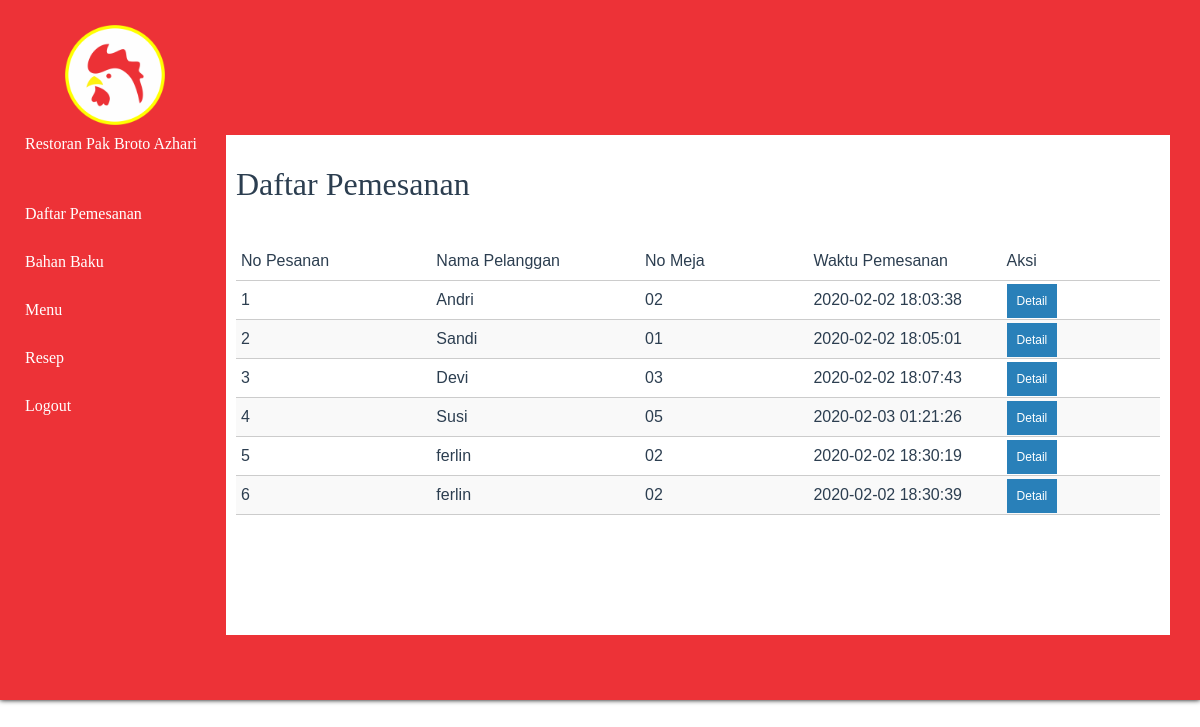
Page /modul_pemesanan/daftar-pesanan.php on the earlier database version.
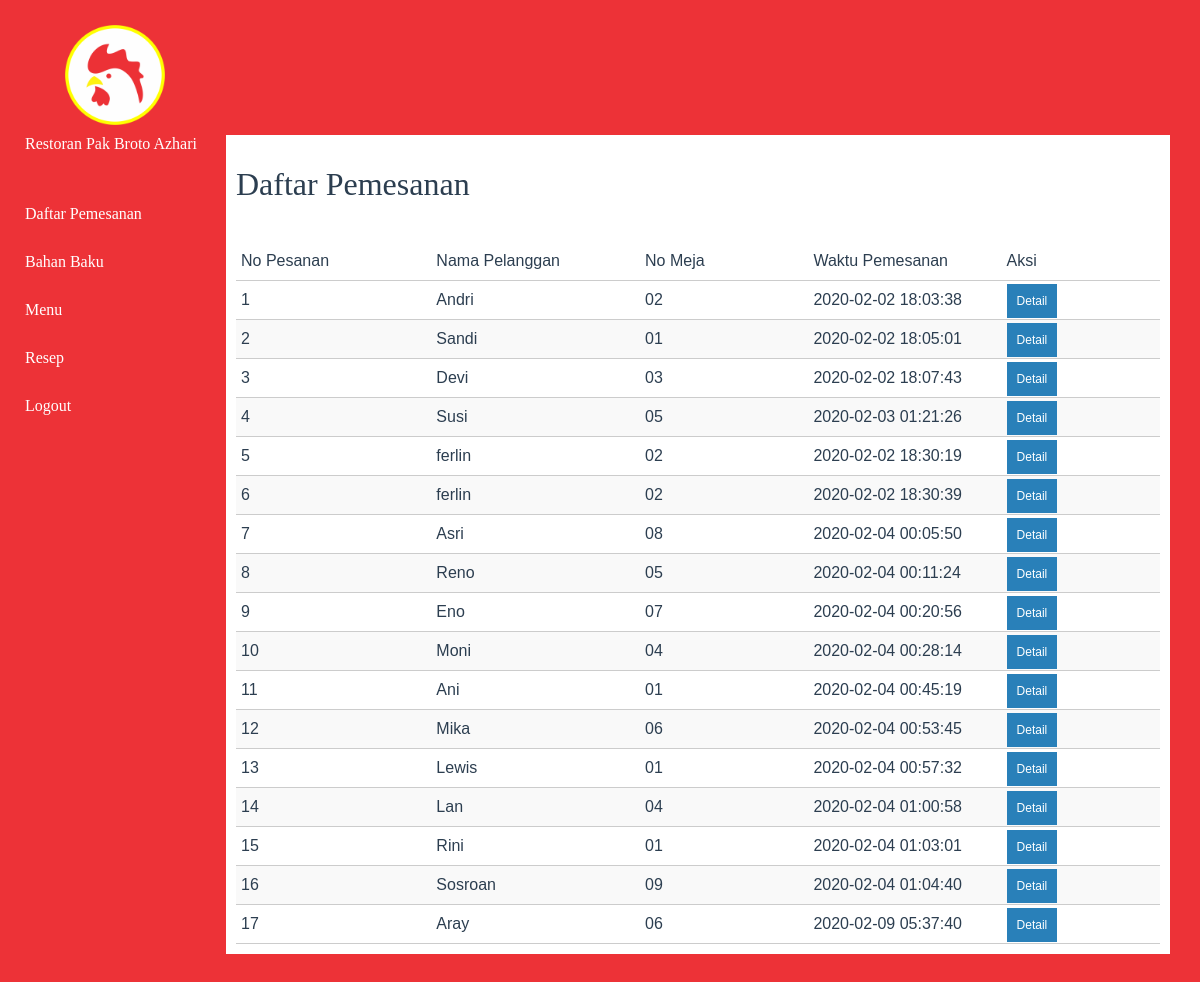
Same page on the later database version.
### tables this page shows
CREATE TABLE `pesanan` (
  `no_pesanan` int(11) NOT NULL,
  `id_meja` int(11) NOT NULL,
  `waktu_pesanan` timestamp NOT NULL DEFAULT CURRENT_TIMESTAMP ON UPDATE CURRENT_TIMESTAMP,
  `nama_pelanggan` varchar(50) NOT NULL
);

CREATE TABLE `meja` (
  `id_meja` int(11) NOT NULL,
  `no_meja` varchar(11) NOT NULL
);

### modul_pemesanan/proses-list-pemesanan.php (called while the page is built)
<?php
include '../connection.php';
$query = "SELECT pesanan.*,pesanan.no_pesanan as nomor_pesanan, meja.id_meja ,meja.no_meja, (SELECT waktu_bayar FROM pembayaran JOIN pesanan ON pembayaran.no_pesanan=pesanan.no_pesanan WHERE pembayaran.no_pesanan=nomor_pesanan) as waktu_bayar FROM pesanan JOIN meja ON meja.id_meja = pesanan.id_meja ORDER BY `pesanan`.`no_pesanan` ASC ";
$hasil = mysqli_query($db, $query);
$data_pesan = array();
while ($row = mysqli_fetch_assoc($hasil)) {
    $data_pesan[] = $row;
}

### modul_pemesanan/daftar-pesanan.php (the view, shortened to what this page needs)
<?php
include '../function.php';
include 'proses-list-pemesanan.php';
?>
<!DOCTYPE html>
<html lang="en">
<head>
    <link rel="stylesheet" href="../css/style.css">
</head>
<body>
    <div class="container clearfix">
        <div class="logo"><img src="../img/LOGO.png" ></div>
        <h4>Restoran Pak Broto Azhari</h4>
        <div class="content">
            <h1>Daftar Pemesanan</h1>
            <br>
            <?php if (empty($data_pesan)) : ?>
            Tidak ada data.
            <br>
            <?php else : ?>
            <table class="data">
                <tr>
                    <th style="text-align: left; width: 5%;">No Pesanan</th>
                    <th style="text-align: left; width: 5%;">Nama Pelanggan</th>
                    <th style="text-align: left; width: 5%;">No Meja</th>
                    <th style="text-align: left; width: 4%;">Waktu Pemesanan</th>
                    <th style="text-align: left; width: 4%;">Aksi</th>
                </tr>
                <?php foreach ($data_pesan as $pesan) : ?>
                <tr>
                    <td><?php echo $pesan['no_pesanan'] ?></td>
                    <td><?php echo $pesan['nama_pelanggan'] ?></td>
                    <td><?php echo $pesan['no_meja'] ?></td>
                    <td><?php echo $pesan['waktu_pesanan'] ?></td>
                    <td style="text-align: left;">
                        <a  href="../modul_pemesanan/detail-daftar-pesanan.php?no_pesanan=<?php echo $pesan['no_pesanan']; ?>" class="btn btn-edit" title="klik untuk proses pengembalian">Detail</a>
                    </td>
                </tr>
                <?php endforeach ?>
            </table>
            <?php endif ?>
        </div>
    </div>
</body>
</html>

Differences in the rows shown:
added pesanan: no_pesanan "7", nama_pelanggan "Asri", id_meja.no_meja "08", waktu_pesanan "2020-02-04 00:05:50"
added pesanan: no_pesanan "8", nama_pelanggan "Reno", id_meja.no_meja "05", waktu_pesanan "2020-02-04 00:11:24"
added pesanan: no_pesanan "9", nama_pelanggan "Eno", id_meja.no_meja "07", waktu_pesanan "2020-02-04 00:20:56"
added pesanan: no_pesanan "10", nama_pelanggan "Moni", id_meja.no_meja "04", waktu_pesanan "2020-02-04 00:28:14"
added pesanan: no_pesanan "11", nama_pelanggan "Ani", id_meja.no_meja "01", waktu_pesanan "2020-02-04 00:45:19"
added pesanan: no_pesanan "12", nama_pelanggan "Mika", id_meja.no_meja "06", waktu_pesanan "2020-02-04 00:53:45"
added pesanan: no_pesanan "13", nama_pelanggan "Lewis", id_meja.no_meja "01", waktu_pesanan "2020-02-04 00:57:32"
added pesanan: no_pesanan "14", nama_pelanggan "Lan", id_meja.no_meja "04", waktu_pesanan "2020-02-04 01:00:58"
added pesanan: no_pesanan "15", nama_pelanggan "Rini", id_meja.no_meja "01", waktu_pesanan "2020-02-04 01:03:01"
added pesanan: no_pesanan "16", nama_pelanggan "Sosroan", id_meja.no_meja "09", waktu_pesanan "2020-02-04 01:04:40"
added pesanan: no_pesanan "17", nama_pelanggan "Aray", id_meja.no_meja "06", waktu_pesanan "2020-02-09 05:37:40"
